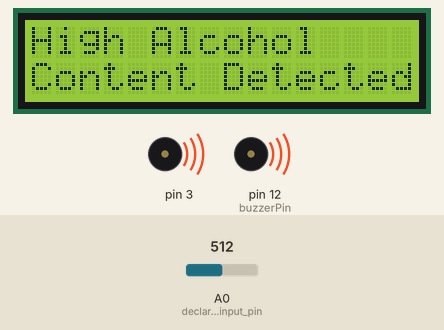
A sketch run on a simulated Arduino Uno, built with avr-gcc and run on an emulated ATmega328P. Parts: 16×2 character LCD, buzzer (waves = sounding, pin HIGH). The test bench sets the inputs (shaded band); at power-on: A0 (declare_A0_as_input_pin) = 512. What the sketch prints to the serial monitor is not drawn.

Above: at 1.2 s.
1.3 s: A0 (declare_A0_as_input_pin) set to 419
4.3 s: A0 (declare_A0_as_input_pin) set to 382
At 4.62 s:
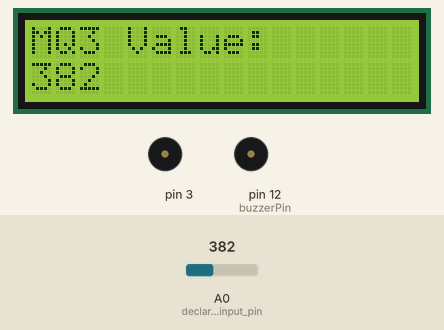
6.3 s: A0 (declare_A0_as_input_pin) set to 306
At 6.51 s:
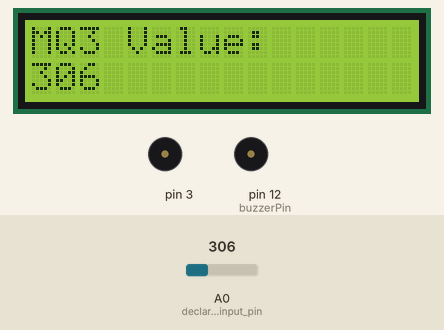
Timing chart, 0 to 9.3 s (numbered marks = the images above; inputs shaded):
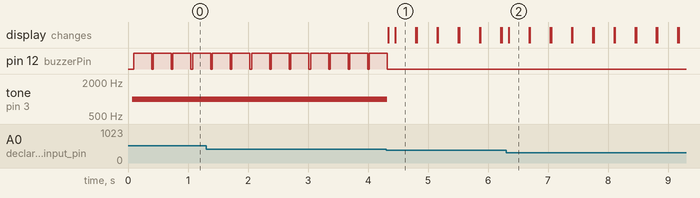

Measured:
- the behaviour switches between 401 and 400 on A0 (declare_A0_as_input_pin) (found by bisection; images 0 and 1)
- after the input at 4.3 s, pin 12 (buzzerPin): goes on until 4.3 s, then stays LOW; tone on pin 3: 1000 Hz → silent at once; the display: first changes at once (image 1 shows a later state)
- after the input at 6.3 s, the display: changes at once (image 2)
- by itself, pin 12 (buzzerPin): alternates HIGH for 0.30 s and LOW for 0.03 s

The sketch:

mq3_individual.ino
```cpp
//**This is the code for the MQ3 sensor when interfaced with arduino and the readings are shown in the LCD display connected with I2C Converter**//
//** Maniram Tatipamula**//

#include <Wire.h> //library that help to communicate with I2C
#include <LiquidCrystal_I2C.h>
LiquidCrystal_I2C lcd(0x27, 16, 2);
int val = 0;
const int buzzerPin = 12;
void setup()
{
  pinMode(A0, INPUT); //declare A0 as input pin
  lcd.init(); // initialize the LCD
  lcd.backlight(); //turn on the backlight
  lcd.clear(); //clear the LCD display
  Serial.begin(9600); //start serial monitor
  pinMode(buzzerPin, OUTPUT);
}

void loop()
{
   val = analogRead(A0); //read the analog input from pin A0


 if ( val > 400 ) {
 tone(3,1000);      //activate buzzer at pin 3
      lcd.setCursor(0,0);  //set cursor LCD
      lcd.print("High Alcohol");
      lcd.setCursor(0,1);
      lcd.print("Content Detected");
      alcBuzz();
      //**This code belongs to Maniram Tatipamula**//
 }

   else{
    noTone(3);
     lcd.setCursor(0,0); //Set the cursor position
     lcd.print("MQ3 Value: "); // Start display on LCD
     lcd.setCursor(0,1);
      lcd.print(val);
      delay(100);
      lcd.clear(); //clear LCD screen
      Serial.println(val); //print val on serial monitor
   }
}

void alcBuzz(){
  digitalWrite(buzzerPin, HIGH);
  delay(100);  // Buzzer sounds for 1 second
  digitalWrite(buzzerPin, LOW);
  digitalWrite(buzzerPin, HIGH);
  delay(200);  // Buzzer sounds for 1 second
  digitalWrite(buzzerPin, LOW);
  }
```
